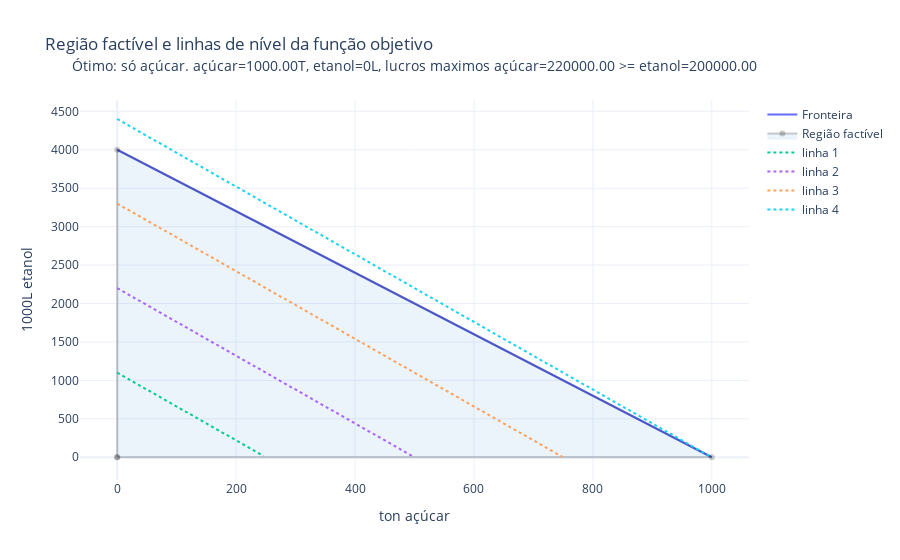

Write notebook code for a chart like this one.
### Code cell
(fig, most_profitable)  = geometric_solution(s, k, c1, c2, a11, a12)
fig

### Figure 1 — Plotly figure (JSON) as saved in the notebook; plotly's stock layout.template omitted (floating-point values rounded to 4 significant figures; data arrays with more than 128 entries replaced by an {"elided": "..."} marker saying what was removed)
{"data": [{"name": "Fronteira", "type": "scatter", "x": {"elided": "200 float values"}, "y": {"elided": "200 float values"}}, {"fill": "toself", "fillcolor": "rgba(0,100,200,0.08)", "line": {"color": "rgba(0,0,0,0.2)"}, "name": "Região factível", "type": "scatter", "x": [0, 1000, 0, 0], "y": [0, 0, 4000, 0]}, {"line": {"dash": "dot"}, "mode": "lines", "name": "linha 1", "type": "scatter", "x": {"elided": "200 float values"}, "y": {"elided": "200 float values"}}, {"line": {"dash": "dot"}, "mode": "lines", "name": "linha 2", "type": "scatter", "x": {"elided": "200 float values"}, "y": {"elided": "200 float values"}}, {"line": {"dash": "dot"}, "mode": "lines", "name": "linha 3", "type": "scatter", "x": {"elided": "200 float values"}, "y": {"elided": "200 float values"}}, {"line": {"dash": "dot"}, "mode": "lines", "name": "linha 4", "type": "scatter", "x": {"elided": "200 float values"}, "y": {"elided": "200 float values"}}], "layout": {"annotations": [{"align": "center", "font": {"size": 14}, "showarrow": false, "text": "Ótimo: só açúcar. açúcar=1000.00T, etanol=0L, lucros maximos açúcar=220000.00 >= etanol=200000.00", "x": 0.5, "xref": "paper", "y": 1.12, "yref": "paper"}], "title": {"text": "Região factível e linhas de nível da função objetivo"}, "xaxis": {"title": {"text": "ton açúcar"}}, "yaxis": {"title": {"text": "1000L etanol"}}}}
